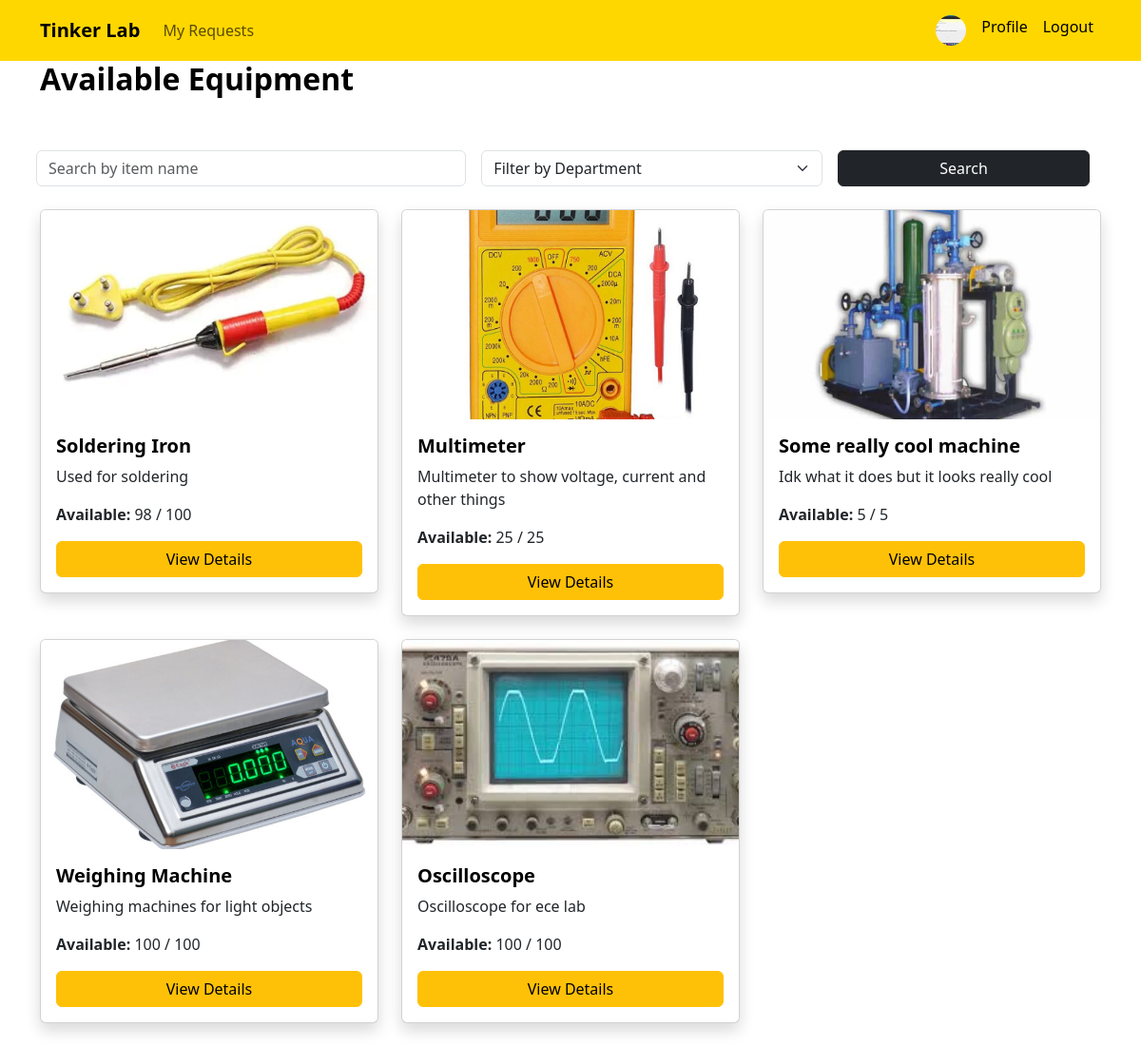
Page / (signed in) on the committed database.
### main/models.py (models this page shows, shortened)
class StudentUser(AbstractUser):
    roll = models.CharField(max_length=15, unique=True, null=True, blank=True)
    semester = models.IntegerField(null=True, blank=True)
    department = models.CharField(max_length=100, null=True, blank=True)
    profile_image = models.ImageField(upload_to='profiles/', default='profiles/default.png')

class Item(models.Model):
    item_id = models.CharField(max_length=20, unique=True)
    title = models.CharField(max_length=100)
    description = models.TextField()
    quantity = models.PositiveIntegerField()
    available = models.PositiveIntegerField()
    image = models.ImageField(upload_to='items/')
    location = models.CharField(max_length=100)  # lab name

### main/views.py (the view)
# urls.py: path('', views.home, name='home'),
@login_required
def home(request):
    query = request.GET.get('q', '')
    dept = request.GET.get('dept', '')
    items = Item.objects.all()
    if query:
        items = items.filter(title__icontains=query)
    if dept:
        items = items.filter(location__icontains=dept)
    return render(request, 'home.html', {
        'items': items,
        'query': query,
        'dept': dept,
    })

### main/templates/home.html (shortened to what this page needs)
{% extends "layout.html" %}
{% block content %}
<h2 class="text-black fw-bold mb-4">Available Equipment</h2>
<div class="row">
    <form method="GET" class="row g-3 mb-4">
        <div class="col-md-5">
            <input type="text" name="q" class="form-control" placeholder="Search by item name" value="{{ query }}">
        </div>
        <div class="col-md-4">
            <select name="dept" class="form-select">
                <option value="">Filter by Department</option>
            </select>
        </div>
        <div class="col-md-3">
            <button class="btn btn-dark w-100">Search</button>
        </div>
    </form>
    {% for item in items %}
    <div class="col-md-4">
        <div class="card mb-4 shadow">
            <img src="{{ item.image.url }}" class="card-img-top" alt="{{ item.title }}" style="height: 220px; object-fit: cover; width: 100%;">
            <div class="card-body">
                <h5 class="card-title text-black fw-semibold">{{ item.title }}</h5>
                <p class="card-text">{{ item.description|truncatechars:100 }}</p>
                <p><strong>Available:</strong> {{ item.available }} / {{ item.quantity }}</p>
                <a href="{% url 'view_item' item.item_id %}" class="btn btn-warning text-black w-100">View Details</a>
            </div>
        </div>
    </div>
    {% endfor %}
</div>
{% endblock %}

### main/templates/layout.html (shortened to what this page needs)
<!DOCTYPE html>
<html lang="en">
    {% load static %}
<head>
    <link href="https://cdn.jsdelivr.net/npm/bootstrap@5.3.3/dist/css/bootstrap.min.css" rel="stylesheet">
</head>
<body>
    <nav class="navbar navbar-expand-lg" style="background-color: #FFD700;">
        <div class="container">
            <a class="navbar-brand text-black fw-bold" href="{% url 'home' %}">Tinker Lab</a>
            <div class="collapse navbar-collapse" id="navbarContent">
                <ul class="navbar-nav me-auto">
                {% if user.is_authenticated %}
                    {% if user.is_superuser %}
                        <li class="nav-item">
                            <a class="nav-link" href="{% url 'admin_dashboard' %}">Admin Dashboard</a>
                        </li>
                    {% else %}
                        <li class="nav-item">
                            <a class="nav-link" href="{% url 'request_status' %}">My Requests</a>
                        </li>
                    {% endif %}
                {% endif %}
                </ul>
                <ul class="navbar-nav ms-auto">
                    {% if user.is_authenticated %}
                        {% if user.profile_image %}
                            <li class="nav-item">
                                <a class="nav-link" href="{% url 'view_profile' %}">
                                    <img
                                        src="{{ user.profile_image.url }}"
                                        class="rounded-circle"
                                        style="width: 32px; height: 32px; object-fit: cover;"
                                    >
                                </a>
                            </li>
                        {% endif %}
                        <li class="nav-item"><a class="nav-link text-black" href="{% url 'view_profile' %}">Profile</a></li>
                        <li class="nav-item"><a class="nav-link text-black" href="{% url 'logout' %}">Logout</a></li>
                    {% else %}
                        <li class="nav-item"><a class="nav-link text-black" href="{% url 'login' %}">Login</a></li>
                        <li class="nav-item"><a class="nav-link text-black" href="{% url 'register' %}">Register</a></li>
                    {% endif %}
                </ul>
            </div>
        </div>
    </nav>
    <div class="container">
        {% block content %}
        {% endblock %}
    </div>
</body>
</html>

### rows in the picture
StudentUser: profile_image (picture)
Item: image (picture), title "Soldering Iron", description "Used for soldering", available "98", quantity "100"
Item: image (picture), title "Multimeter", description "Multimeter to show voltage, current and other things", available "25", quantity "25"
Item: image (picture), title "Some really cool machine", description "Idk what it does but it looks really cool", available "5", quantity "5"
Item: image (picture), title "Weighing Machine", description "Weighing machines for light objects", available "100", quantity "100"
Item: image (picture), title "Oscilloscope", description "Oscilloscope for ece lab", available "100", quantity "100"
